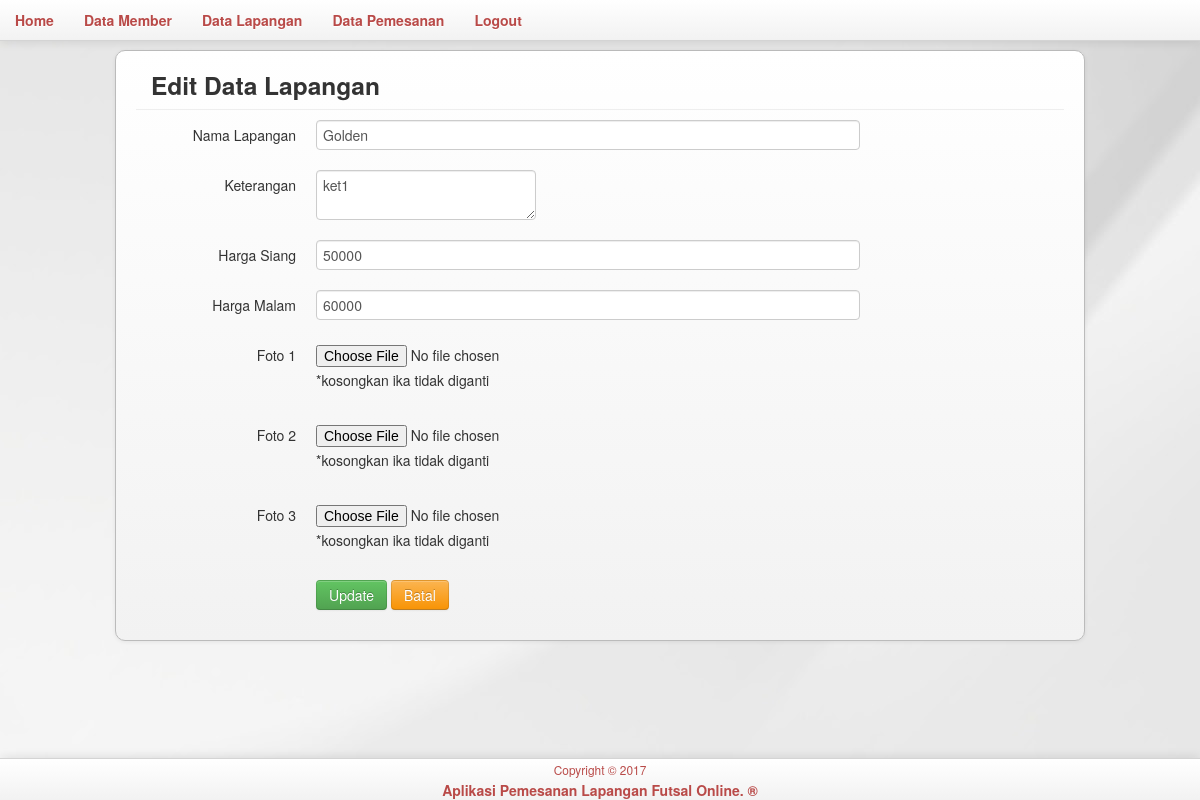
The app's page /adm/berita.update.php?inf=1 (signed in) with its own data.
### tables this page shows
CREATE TABLE `lapangan` (
  `idlap` int(11) NOT NULL,
  `nm` varchar(35) NOT NULL,
  `ket` text NOT NULL,
  `harga1` int(11) NOT NULL,
  `harga2` int(11) NOT NULL,
  `f1` text NOT NULL,
  `f2` text NOT NULL,
  `f3` text NOT NULL
);

### adm/berita.update.php (the view, shortened to what this page needs)
<?php
	$inf	= $_GET['inf'];
	$sql	= mysql_query("select * from lapangan where idlap='$inf'");
	$data	= mysql_fetch_array($sql);
	if(mysql_num_rows($sql) > 0){
?>
<!DOCTYPE html>
<html lang="en">
<head>
	<link href="css/bootstrap.min.css" rel="stylesheet" media="screen">
</head>
<body>
<?php
	include_once('menu.php');
?>
<div class="container">
        <div class="navbar-inner" style="border:1px solid #bbb; border-radius:10px; padding:10px 20px 10px 20px; margin-top:50px; margin-left:auto; margin-right:auto;">
			<div class="modal-header">
            	<h3>Edit Data Lapangan</h3>
            </div>
            <div style="margin-top:10px;">
            	<form class="form-horizontal" name="form1" method="post" action="" enctype="multipart/form-data">
                    <div class="control-group">
                        <label class="control-label" for="judul">Nama Lapangan</label>
                        <div class="controls">
                            <input name="judul" type="text" value="<?php echo $data['nm']; ?>" id="judul" class="input-xxlarge">
                        </div>
                    </div>
					<div class="control-group">
                        <label class="control-label" for="isi">Keterangan</label>
                        <div class="controls">
                        	 <textarea name="ket" class="form-control"><?php echo $data['ket']; ?></textarea>
                        </div>
                    </div>
                    <div class="control-group">
                        <label class="control-label" for="isi">Harga Siang</label>
                        <div class="controls">
                        	 <input name="harga" type="text" value="<?php echo $data['harga1']; ?>" id="isi" class="input-xxlarge">
                        </div>
                    </div>
					<div class="control-group">
                        <label class="control-label" for="isi">Harga Malam</label>
                        <div class="controls">
                        	 <input name="harga2" type="text" value="<?php echo $data['harga2']; ?>" id="isi" class="input-xxlarge">
                        </div>
                    </div>
					<div class="control-group">
                        <label class="control-label" for="isi">Foto 1</label>
                        <div class="controls">
                        	 <input type="file" name="fupload" id="foto">
						<p>*kosongkan ika tidak diganti</p>
                        </div>
                    </div>
					<div class="control-group">
                        <label class="control-label" for="isi">Foto 2</label>
                        <div class="controls">
                        	 <input type="file" name="fupload2" id="foto">
						<p>*kosongkan ika tidak diganti</p>
                        </div>
                    </div>
					<div class="control-group">
                        <label class="control-label" for="isi">Foto 3</label>
                        <div class="controls">
                        	 <input type="file" name="fupload3" id="foto">
						<p>*kosongkan ika tidak diganti</p>
                        </div>
                    </div>
<div class="control-group">
                    	<label class="control-label" for="update"></label>
                        <div class="controls">
	                    	<input name="update" type="submit" id="update" value="Update" class="btn btn-success">
                            <input name="batal" type="submit" id="batal" value="Batal" class="btn btn-warning">
						</div>
                    </div>
                    <?php }
					?>
                </form>
			</div>
    	</div>
</div>
<br><br><br><br>
<?php include_once('../footer.php'); ?>
</body>
</html>

### adm/berita.update.php (style rules this page uses)
body { background-image: url(../img/body.jpg); background-repeat: repeat; background-attachment: fixed; }

### records on screen
lapangan: judul "Golden", ket "ket1", harga "50000", harga2 "60000"
